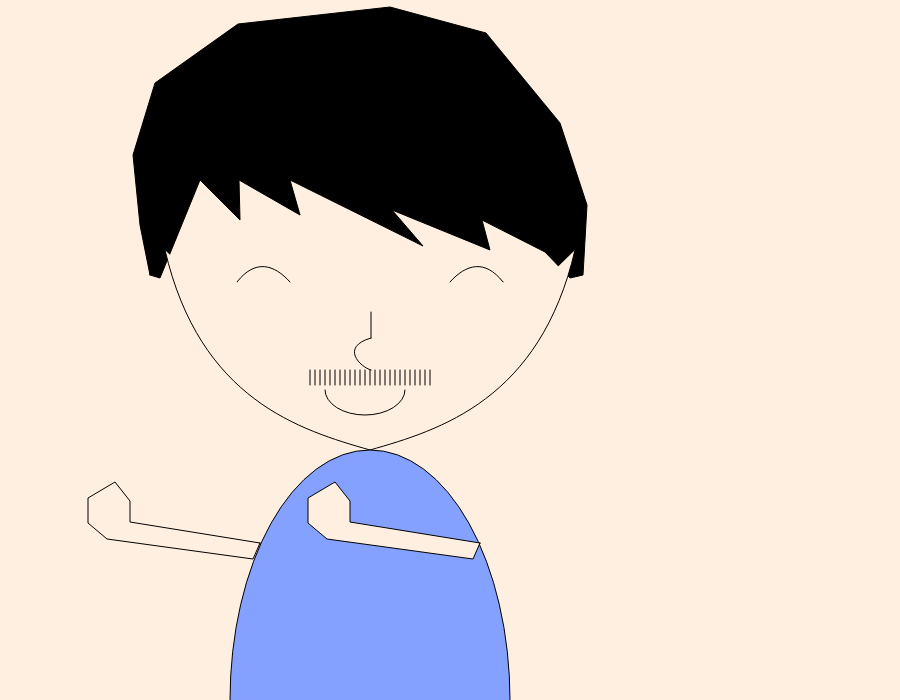
Frame 1 (no input)
Frame 60 (no input): identical to frame 1, image omitted
Frame 120 (the mouse pressed at the canvas centre since frame 60): identical to frame 1, image omitted

The p5.js sketch that drew this single still picture (run headless with seeded random() and noise() and a simulated clock; from frame 60 on, the mouse is pressed at the canvas centre):

// p5.js sketch
// ── sketch.js


function setup() {
  createCanvas(900, 700);
}

function draw() {
  background("#FFEFE0");
  fill(0); 
  hair()
  face()
  body()
  beard()
  handleft()
  handright()

  
  
function hair(){
  fill(0)
  beginShape();
  vertex(150, 275);
  vertex(160, 278);
  vertex(200, 180);
  vertex(240, 220);
  vertex(239, 180);
  vertex(300, 215);  
  vertex(290, 180);
  vertex(423, 246);
  vertex(392, 210);
  vertex(490, 250);
  vertex(482, 220);
  vertex(545, 252);
  vertex(570, 278);
  vertex(583, 275);
  vertex(587, 205);
  vertex(560, 123);
  vertex(486, 33);
  vertex(390, 7);
  vertex(238, 24);
  vertex(155, 83);
  vertex(133, 155);
  vertex(140, 225);
endShape(CLOSE);
}
  
function face(){
  fill("#FFEFE0")
bezier(165, 250, 200, 400, 300, 430,370,450)
bezier(370,450,440,430,540,400,575,250)
  fill("#FFEFE0")
bezier(237, 282, 255, 259,274, 264,290,282)
bezier(503, 282, 485, 259,466, 264,450,282)    
  fill("#FFEFE0")
line(371,312,371,338)  
  fill("#FFEFE0")
bezier(371,338,340,347,360,367,371,370)
  fill("#FFEFE0")
arc(365,390,80,50,TWO_PI,PI)
}

  
  

function body(){
  fill("#84A1FF")
  arc(370,700,280,500,PI,TWO_PI)
}
}

function beard (){
 var b = 310
while (b <= 430) {
  line (b, 370, b, 385)
    b = b + 5
}
}

function handleft(){
  if (keyCode === 85){
    
  fill("#FFEFE0")
beginShape();
  vertex(260, 543);
  vertex(144, 479);
  vertex(144, 458);
  vertex(129, 439);
  vertex(102, 455);
  vertex(102, 480);
  vertex(121, 496);
  vertex(253, 559);
endShape(CLOSE);
 
  }else{
  noFill ()
  fill("#FFEFE0")
beginShape();
  vertex(260, 543);
  vertex(130, 522);
  vertex(130, 501);
  vertex(115, 482);
  vertex(88, 498);
  vertex(88, 523);
  vertex(107, 539);
  vertex(253, 559);
endShape(CLOSE);  
  }
}

function handright(){
  if (keyCode === 85){
    
  fill("#FFEFE0")
fill("#FFEFE0")
beginShape();
  vertex(480, 543);
  vertex(364, 479);
  vertex(364, 458);
  vertex(349, 439);
  vertex(322, 455);
  vertex(322, 480);
  vertex(341, 496);
  vertex(473, 559);
endShape(CLOSE);
 
  }else{
  noFill ()
  fill("#FFEFE0")
beginShape();
  vertex(480, 543);
  vertex(350, 522);
  vertex(350, 501);
  vertex(335,482);
  vertex(308, 498);
  vertex(308, 523);
  vertex(327, 539);
  vertex(473, 559);
endShape(CLOSE);  
  }
}





// ── style.css
html, body {
  margin: 0px;
  padding: 0;
  background-color:black;
  color:white
}
canvas {
  display: block;
}


h1 {text-align: center; }
 p {font-size: 15px; }
 p {text-align: center; }
